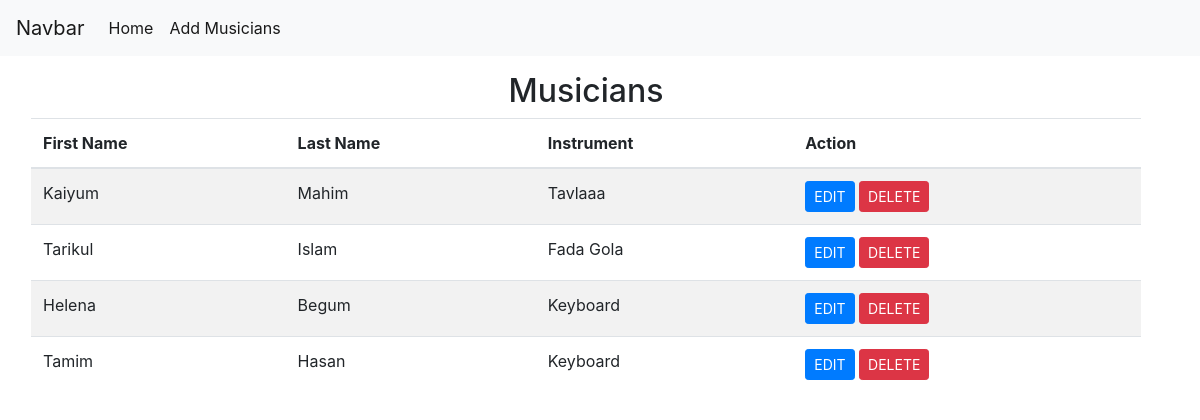
The page / on the database its author committed.
### MyApp/models.py (models this page shows, shortened)
class Musician(models.Model):
    first_name = models.CharField(max_length=50)
    last_name = models.CharField(max_length=50)
    instrument = models.CharField(max_length=60)

### MyApp/views.py (the view)
# urls.py: path('',views.IndexView.as_view(),name="index"),
class IndexView(ListView):
    context_object_name='musician_list'
    model = models.Musician

### templates/MyApp/musician_list.html (shortened to what this page needs)
{% extends "MyApp/base.html" %}
{% block body_block %}
<h2 class="text-center">Musicians</h2>
<table class="table table-striped table-hover">  <thead>
    <tr>
      <th scope="col">First Name</th>
      <th scope="col">Last Name</th>
      <th scope="col">Instrument</th>
      <th scope="col">Action</th>
    </tr>
  </thead>
  <tbody>
    {% for musician in musician_list %}
      <tr>
        <td>{{ musician.first_name }}</td>
        <td>{{ musician.last_name }}</td>
        <td>{{ musician.instrument }}</td>
        <td> <a class="btn btn-sm btn-primary" href="{% url "my_app:update_musician" pk=musician.pk %}"> EDIT</a>  <a class="btn btn-sm btn-danger" href="{% url "my_app:delete_musician" pk=musician.pk %}"> DELETE</a></td>
      </tr>
    {% endfor %}
  </tbody>
</table>
{% endblock body_block %}

### templates/MyApp/base.html (shortened to what this page needs)
<!doctype html>
<html lang="en">
  <head>
    <link rel="stylesheet" href="https://cdn.jsdelivr.net/npm/bootstrap@4.0.0/dist/css/bootstrap.min.css">
  </head>
  <body>
    <nav class="navbar navbar-expand-lg navbar-light bg-light">
        <a class="navbar-brand" href="#">Navbar</a>
        <div class="collapse navbar-collapse" id="navbarNav">
          <ul class="navbar-nav">
            <li class="nav-item active">
              <a class="nav-link" href="/">Home  </a>
            </li>
            <li class="nav-item active">
              <a class="nav-link" href="{% url "my_app:add_musician" %}">Add Musicians </a>
            </li>
          </ul>
        </div>
      </nav>
     <div class="container m-3">
        {% block body_block %}{% endblock body_block %}
     </div>
  </body>
</html>

### rows shown on the page
Musician: first_name "Kaiyum", last_name "Mahim", instrument "Tavlaaa"
Musician: first_name "Tarikul", last_name "Islam", instrument "Fada Gola"
Musician: first_name "Helena", last_name "Begum", instrument "Keyboard"
Musician: first_name "Tamim", last_name "Hasan", instrument "Keyboard"
